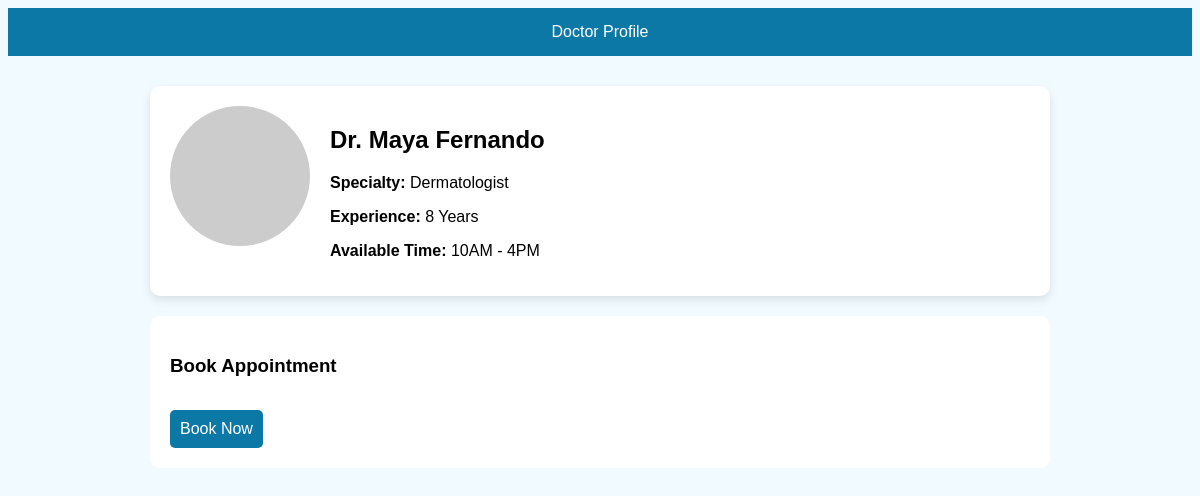
Page /doctor-profile.php?id=2 on the committed database.
### tables this page shows
CREATE TABLE doctors (
    id INT AUTO_INCREMENT PRIMARY KEY,
    name VARCHAR(100) NOT NULL,
    specialization VARCHAR(100) NOT NULL,
    experience VARCHAR(50),
    available_time VARCHAR(100)
);

### doctor-profile.php (the view, shortened to what this page needs)
<?php
include "db.php";
$id = (int) $_GET['id'];
$sql = "SELECT * FROM doctors WHERE id = $id";
$result = $conn->query($sql);
$doctor = $result->fetch_assoc();
?>
<!DOCTYPE html>
<html lang="en">
<head>
</head>
<body>
<header>Doctor Profile</header>
<div class="container">
<div class="profile">
    <img src="https://via.placeholder.com/140" alt="Doctor">
    <div>
        <h2><?php echo htmlspecialchars($doctor['name']); ?></h2>
        <p><strong>Specialty:</strong> <?php echo htmlspecialchars($doctor['specialization']); ?></p>
        <p><strong>Experience:</strong> <?php echo htmlspecialchars($doctor['experience']); ?></p>
        <p><strong>Available Time:</strong> <?php echo htmlspecialchars($doctor['available_time']); ?></p>
    </div>
</div>
<div class="schedule">
    <h3>Book Appointment</h3>
    <a class="btn" href="appointment-booking.php?doctor_id=<?php echo $doctor['id']; ?>">
        Book Now
    </a>
</div>
</div>
</body>
</html>

### doctor-profile.php (style rules this page uses)
body { font-family: Arial; background: #f0faff; }
header { background: #0b78a6; color: white; padding: 15px; text-align: center; }
.container { width: 90%; max-width: 900px; margin: 30px auto; }
.profile { background: white; padding: 20px; border-radius: 10px; display: flex; gap: 20px; box-shadow: 0 4px 10px rgba(0,0,0,0.1); }
.profile img { width: 140px; height: 140px; border-radius: 50%; }
.schedule { margin-top: 20px; background: white; padding: 20px; border-radius: 10px; }
.btn { display: inline-block; margin-top: 15px; background: #0b78a6; color: white; padding: 10px; text-decoration: none; border-radius: 5px; }

### rows in the picture
doctors: name "Dr. Maya Fernando", specialization "Dermatologist", experience "8 Years", available_time "10AM - 4PM"
